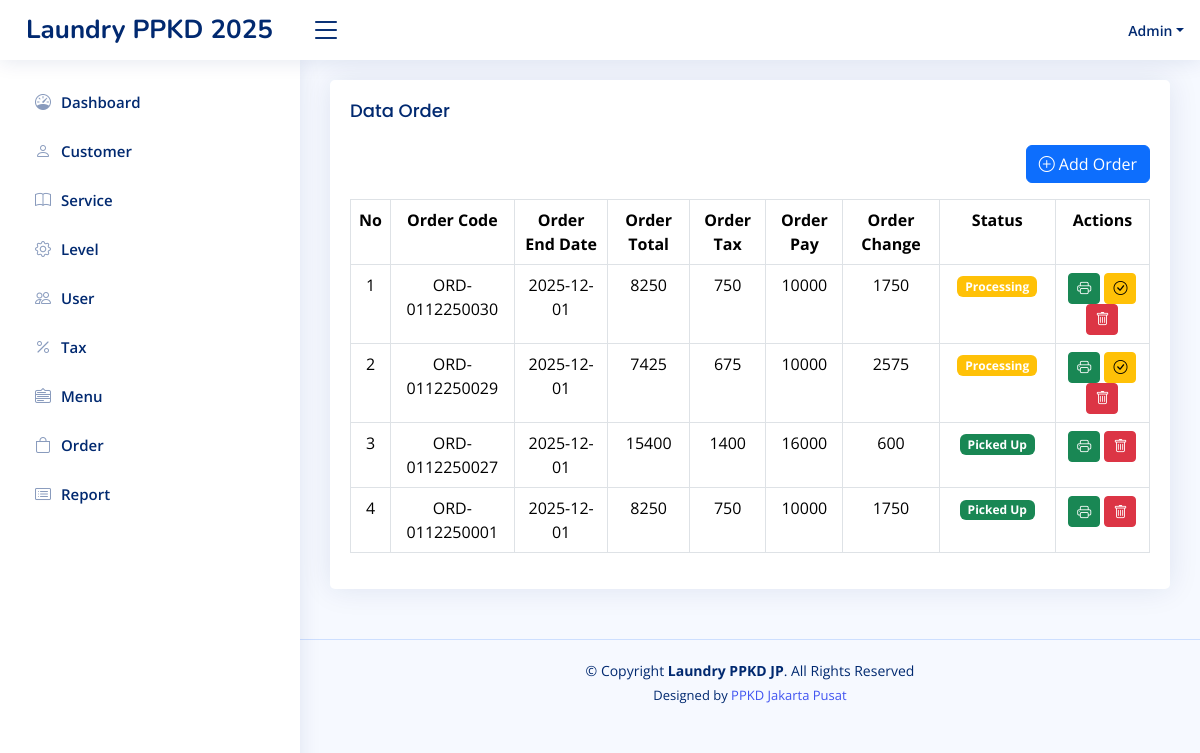
/home.php?page=order (signed in), run on an earlier commit of the app's database.
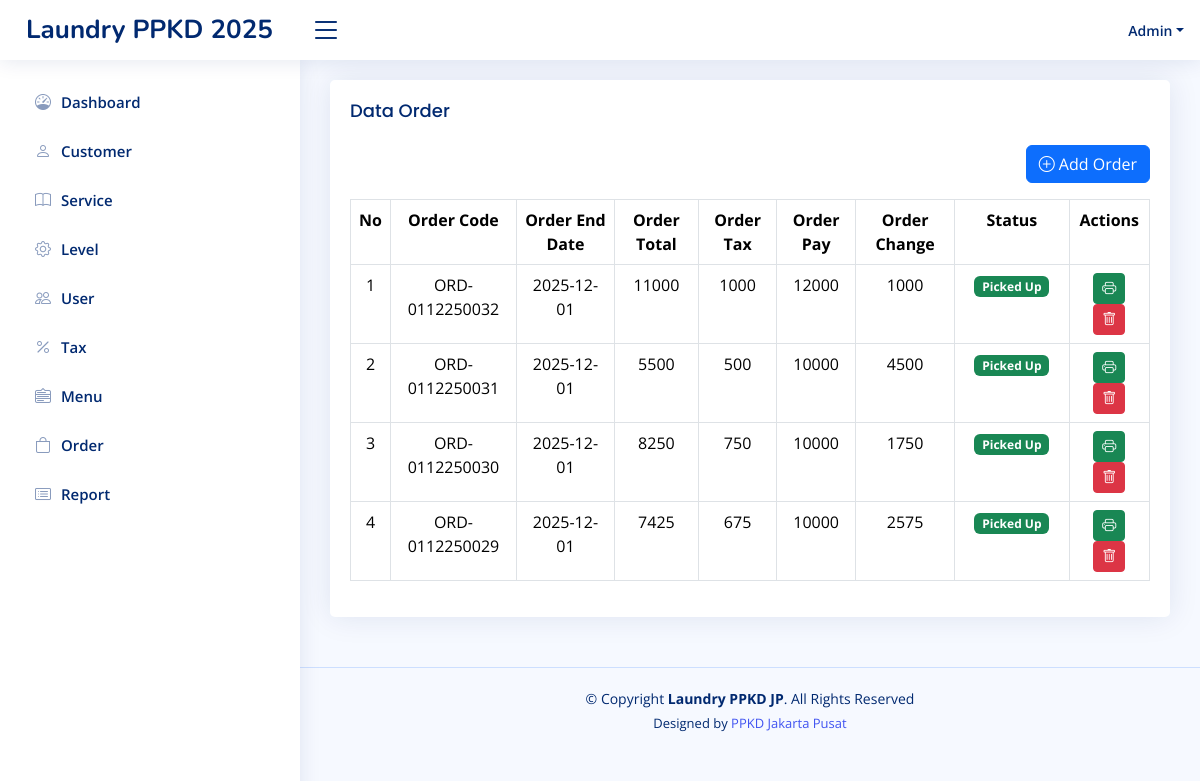
And on a later commit of the database.
### tables this page shows
CREATE TABLE `level_menus` (
  `id` int(11) NOT NULL,
  `level_id` int(11) NOT NULL,
  `menu_id` int(11) NOT NULL,
  `created_at` timestamp NOT NULL DEFAULT current_timestamp(),
  `updated_at` timestamp NULL DEFAULT NULL ON UPDATE current_timestamp()
);

CREATE TABLE `menus` (
  `id` int(11) NOT NULL,
  `name` varchar(30) NOT NULL,
  `icon` varchar(30) NOT NULL,
  `link` varchar(30) NOT NULL,
  `order` int(11) NOT NULL,
  `created_at` timestamp NOT NULL DEFAULT current_timestamp(),
  `updated_at` timestamp NULL DEFAULT NULL ON UPDATE current_timestamp()
);

CREATE TABLE `trans_orders` (
  `id` int(11) NOT NULL,
  `customer_id` int(11) NOT NULL,
  `order_code` varchar(20) NOT NULL,
  `order_end_date` date NOT NULL,
  `order_status` tinyint(1) NOT NULL DEFAULT 0,
  `order_pay` int(11) NOT NULL,
  `order_change` int(11) NOT NULL,
  `order_tax` int(11) NOT NULL,
  `order_total` int(11) NOT NULL,
  `created_at` timestamp NOT NULL DEFAULT current_timestamp(),
  `updated_at` timestamp NULL DEFAULT NULL ON UPDATE current_timestamp()
);

### pages/order.php (the view, shortened to what this page needs)
<?php
$query = mysqli_query($config, "SELECT c.name, `to`.* FROM trans_orders `to` LEFT JOIN customers c ON c.id = `to`.customer_id ORDER BY id DESC");
$rows = mysqli_fetch_all($query, MYSQLI_ASSOC);
?>
<body>
    <div class="row">
        <div class="col-sm-12">
            <div class="card">
                <div class="card-body">
                    <h3 class="card-title">Data Order</h3>
                    <div class="d-flex justify-content-end mb-3 mt-2">
                        <a class="btn btn-primary" href="pos/add-order.php"><i class="bi bi-plus-circle"></i> Add
                            Order</a>
                    </div>
                    <table class="table table-bordered">
                        <tr class="text-center">
                            <th>No</th>
                            <th>Order Code</th>
                            <th>Order End Date</th>
                            <th>Order Total</th>
                            <th>Order Tax</th>
                            <th>Order Pay</th>
                            <th>Order Change</th>
                            <th>Status</th>
                            <th>Actions</th>
                        </tr>
                        <?php foreach ($rows as $key => $v) {
                        ?>
                            <tr class="text-center">
                                <td><?php echo $key + 1 ?></td>
                                <td><?php echo $v['order_code'] ?></td>
                                <td><?php echo $v['order_end_date'] ?></td>
                                <td><?php echo $v['order_total'] ?></td>
                                <td><?php echo $v['order_tax'] ?></td>
                                <td><?php echo $v['order_pay'] ?></td>
                                <td><?php echo $v['order_change'] ?></td>
                                <td>
                                    <?php
                                    if ($v['order_status'] == 0)
                                        echo "<span class='badge bg-warning'>Processing</span>";
                                    else
                                        echo "<span class='badge bg-success'>Picked Up</span>";
                                    ?>
                                               </td>
                                <td>
                                    <a href="pos/print.php?id=<?php echo $v['id'] ?>" class="btn btn-success btn-sm"><i
                                            class="bi bi-printer"></i></a>
                                    <?php if ($v['order_status'] == 0): ?>
                                        <a href="?page=order&pickup=<?php echo $v['id']; ?>" class="btn btn-warning btn-sm"
                                            onclick="return confirm('Confirm customer has picked up laundry?')">
                                            <i class="bi bi-check-circle"></i>
                                        </a>
                                    <?php endif; ?>
                                    <a href="?page=order&delete=<?php echo $v['id'] ?>"
                                        onclick="return confirm('Are you sure you want to delete this data?')"
                                        class="btn btn-danger btn-sm"><i class="bi bi-trash"></i></a>
                                </td>
                            </tr>
                        <?php
                        }
                        ?>
                    </table>
                </div>
            </div>
        </div>
    </div>
</body>

### home.php (shortened to what this page needs)
<?php
include 'config/config.php';
?>
<!DOCTYPE html>
<html lang="en">
<head>
    <link href="assets/vendor/bootstrap/css/bootstrap.min.css" rel="stylesheet">
    <link href="assets/vendor/bootstrap-icons/bootstrap-icons.css" rel="stylesheet">
    <link href="assets/vendor/boxicons/css/boxicons.min.css" rel="stylesheet">
    <link href="assets/vendor/quill/quill.snow.css" rel="stylesheet">
    <link href="assets/vendor/quill/quill.bubble.css" rel="stylesheet">
    <link href="assets/vendor/remixicon/remixicon.css" rel="stylesheet">
    <link href="assets/vendor/simple-datatables/style.css" rel="stylesheet">
    <link href="assets/css/style.css" rel="stylesheet">
</head>
<body>
    <?php include 'inc/header.php' ?>
    <?php include 'inc/sidebar.php' ?>
    <main id="main" class="main">
        <?php
        if (isset($_GET['page'])) {
            if (file_exists('pages/' . $_GET['page'] . '.php')) {
                include 'pages/' . $_GET['page'] . '.php';
            } else {
                include 'pages/notfound.php';
            }
        } else {
            include 'pages/dashboard.php';
        }
        ?>
    </main>
    <footer id="footer" class="footer">
        <div class="copyright">
            &copy; Copyright <strong><span>Laundry PPKD JP</span></strong>. All Rights Reserved
        </div>
        <div class="credits">
            Designed by <a href="https://bootstrapmade.com/">PPKD Jakarta Pusat</a>
        </div>
    </footer>
</body>
</html>

### inc/header.php (shortened to what this page needs)
<header id="header" class="header fixed-top d-flex align-items-center">
    <div class="d-flex align-items-center justify-content-between">
        <a href="?page=dashboard" class="logo d-flex align-items-center">
            <span class="d-none d-lg-block">Laundry PPKD 2025</span>
        </a>
        <i class="bi bi-list toggle-sidebar-btn"></i>
    </div>
    <nav class="header-nav ms-auto">
        <ul class="d-flex align-items-center">
            <li class="nav-item dropdown pe-3">
                <a class="nav-link nav-profile d-flex align-items-center pe-0" href="#" data-bs-toggle="dropdown">
                    <span class="d-none d-md-block dropdown-toggle ps-2"><?php echo $_SESSION['NAME'] ?? '' ?></span>
                </a>
            </li>
        </ul>
    </nav>
</header>

### inc/sidebar.php
<?php
$level_id = $_SESSION['LEVEL_ID'] ?? '';
$querylevelMenu = mysqli_query($config, "SELECT * FROM menus JOIN level_menus ON menus.id = level_menus.menu_id WHERE level_id = '$level_id' ORDER BY `order` ASC");
$rowLevelMenus = mysqli_fetch_all($querylevelMenu, MYSQLI_ASSOC);
?>
<aside id="sidebar" class="sidebar">
    <ul class="sidebar-nav" id="sidebar-nav">
        <?php foreach ($rowLevelMenus as $rowLevelMenu): ?>
            <li class="nav-item">
                <a class="nav-link collapsed" href="?page=<?= $rowLevelMenu['link'] ?>">
                    <i class="<?= $rowLevelMenu['icon'] ?>"></i>
                    <span><?= $rowLevelMenu['name'] ?></span>
                </a>
            </li>
        <?php endforeach ?>
</aside>

### assets/css/style.css (style rules this page uses)
:root { scroll-behavior: smooth; }
body { font-family: "Open Sans", sans-serif; background: #f6f9ff; color: #444444; }
a { color: #4154f1; text-decoration: none; }
h1, h2, h3, h4, h5, h6 { font-family: "Nunito", sans-serif; }
#main { margin-top: 60px; padding: 20px 30px; transition: all 0.3s; }
.card { margin-bottom: 30px; border: none; border-radius: 5px; box-shadow: 0px 0 30px rgba(1, 41, 112, 0.1); }
.card-title { padding: 20px 0 15px 0; font-size: 18px; font-weight: 500; color: #012970; font-family: "Poppins", sans-serif; }
.card-body { padding: 0 20px 20px 20px; }
.logo { line-height: 1; }
@media (min-width: 1200px) { .logo { width: 280px; } }
.logo span { font-size: 26px; font-weight: 700; color: #012970; font-family: "Nunito", sans-serif; }
.header { transition: all 0.5s; z-index: 997; height: 60px; box-shadow: 0px 2px 20px rgba(1, 41, 112, 0.1); background-color: #fff; padding-left: 20px; }
.header .toggle-sidebar-btn { font-size: 32px; padding-left: 10px; cursor: pointer; color: #012970; }
.header-nav ul { list-style: none; }
.header-nav>ul { margin: 0; padding: 0; }
.header-nav .nav-profile { color: #012970; }
.header-nav .nav-profile span { font-size: 14px; font-weight: 600; }
.sidebar { position: fixed; top: 60px; left: 0; bottom: 0; width: 300px; z-index: 996; transition: all 0.3s; padding: 20px; overflow-y: auto; scrollbar-width: thin; scrollbar-color: #aab7cf transparent; box-shadow: 0px 0px 20px rgba(1, 41, 112, 0.1); background-color: #fff; }
@media (min-width: 1200px) { #main, #footer { margin-left: 300px; } }
.sidebar-nav { padding: 0; margin: 0; list-style: none; }
.sidebar-nav li { padding: 0; margin: 0; list-style: none; }
.sidebar-nav .nav-item { margin-bottom: 5px; }
.sidebar-nav .nav-link { display: flex; align-items: center; font-size: 15px; font-weight: 600; color: #4154f1; transition: 0.3; background: #f6f9ff; padding: 10px 15px; border-radius: 4px; }
.sidebar-nav .nav-link i { font-size: 16px; margin-right: 10px; color: #4154f1; }
.sidebar-nav .nav-link.collapsed { color: #012970; background: #fff; }
.sidebar-nav .nav-link.collapsed i { color: #899bbd; }
.footer { padding: 20px 0; font-size: 14px; transition: all 0.3s; border-top: 1px solid #cddfff; }
.footer .copyright { text-align: center; color: #012970; }
.footer .credits { padding-top: 5px; text-align: center; font-size: 13px; color: #012970; }

What changed in the data, as far as the page shows it:
removed trans_orders: order_code "ORD-0112250027", order_end_date "2025-12-01", order_total "15400", order_tax "1400", order_pay "16000", order_change "600", order_status "Picked Up"
removed trans_orders: order_code "ORD-0112250001", order_end_date "2025-12-01", order_total "8250", order_tax "750", order_pay "10000", order_change "1750", order_status "Picked Up"
added trans_orders: order_code "ORD-0112250032", order_end_date "2025-12-01", order_total "11000", order_tax "1000", order_pay "12000", order_change "1000", order_status "Picked Up"
added trans_orders: order_code "ORD-0112250031", order_end_date "2025-12-01", order_total "5500", order_tax "500", order_pay "10000", order_change "4500", order_status "Picked Up"
changed trans_orders "ORD-0112250030": order_status "Processing" → "Picked Up"
changed trans_orders "ORD-0112250029": order_status "Processing" → "Picked Up"
